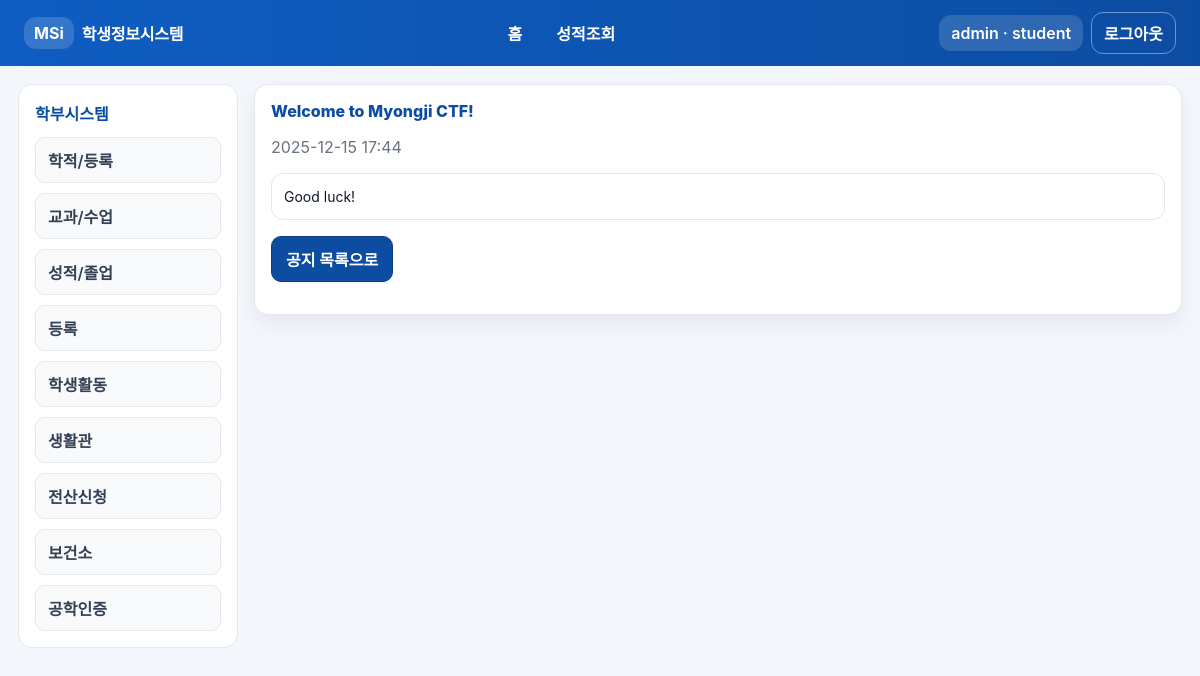
Before: /notices/1 (signed in) with the older database file.
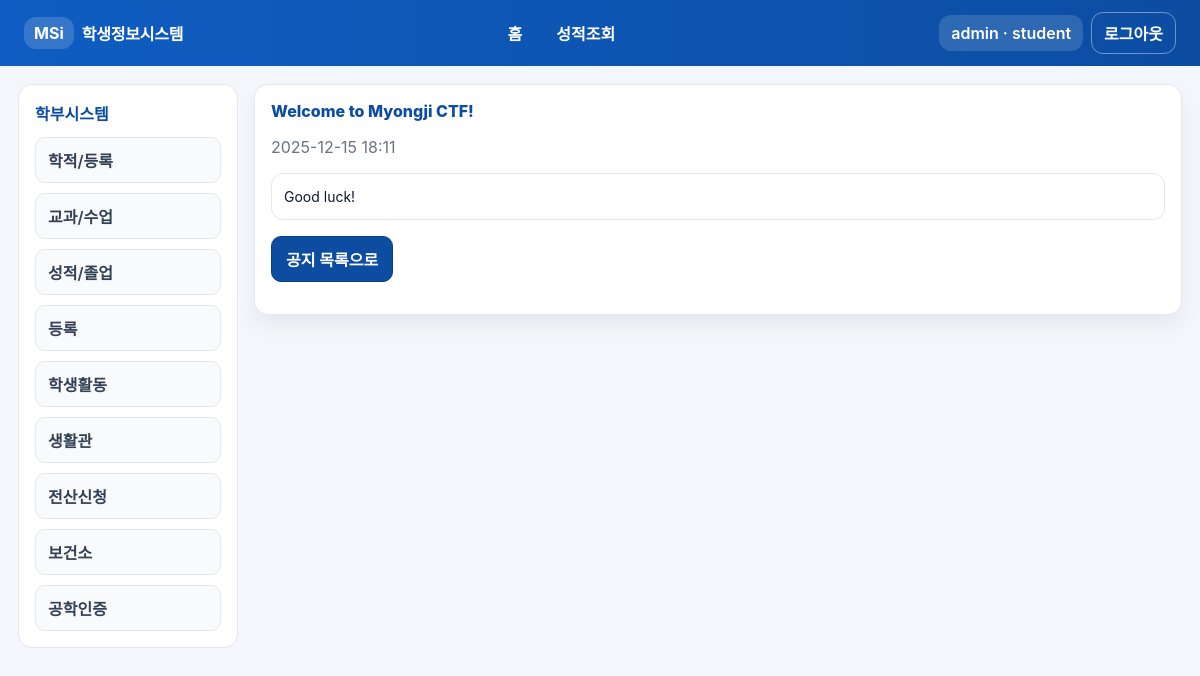
After: the same page with the newer database file.
### app.py (models this page shows)
class Notice(db.Model):
    __tablename__ = "notice"
    id = db.Column(db.Integer, primary_key=True)
    idx = db.Column(db.Integer, unique=True, nullable=False, index=True)
    title = db.Column(db.String(200), nullable=False)
    content = db.Column(db.Text, nullable=False)
    created_at = db.Column(db.DateTime, nullable=False, default=datetime.utcnow)
    is_public = db.Column(db.Boolean, nullable=False, default=True)

### app.py (the view)
    @app.route("/notices/<int:idx>")
    @login_required
    def notice_detail_idx(idx: int):
        item = Notice.query.filter_by(idx=idx).first()
        if not item:
            abort(404)
        return render_template("notice_detail.html", item=item)

### app.py (called while the page is built)
@login_manager.user_loader
def load_user(user_id: str):
    return db.session.get(User, int(user_id))

### templates/notice_detail.html (shortened to what this page needs)
{% extends "base.html" %}
{% block content %}
<section class="card">
  <div class="card-title">{{ item.title }}</div>
  <p class="muted">{{ item.created_at.strftime("%Y-%m-%d %H:%M") }}</p>
  <div class="modal-body" style="margin-top:12px;">{{ item.content }}</div>
  <p style="margin-top:16px;"><a class="btn primary" href="{{ url_for('notices') }}">공지 목록으로</a></p>
</section>
{% endblock %}

Changed rows visible on the page:
changed Notice "Welcome to Myongji CTF!": created_at "2025-12-15 17:44" → "2025-12-15 18:11"
